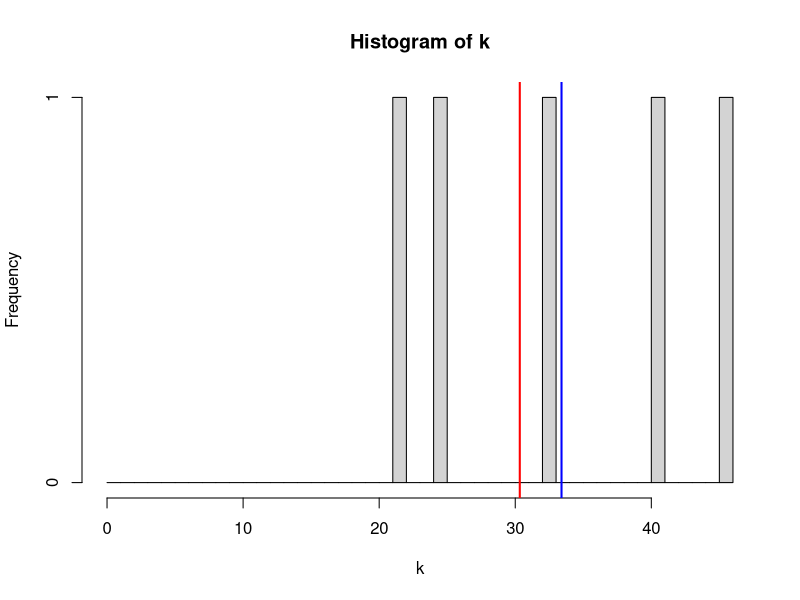

Reproduce this figure in R.
# ~~~~~~~~~~~~~~~~~~~~~~~~~~~~~~~~~~~~~~~~~~~
# Use maximum likelihood to estimate 'lambda' 
# of a Poisson given hypothetical count data
# ~~~~~~~~~~~~~~~~~~~~~~~~~~~~~~~~~~~~~~~~~~

# True value of 'lambda'
lambda.true <- 30.333 

# Sample size 'n'
n <- 5

# Generate 'n' random visitation counts 'k'
k <- rpois(n, lambda.true )

# Visualize the counts
hist(k, breaks = 0:max(k))

abline(v = lambda.true,
       lwd = 2,
       col = 'red')

abline(v = mean(k),
       lwd = 2,
       col = 'blue')

# ~~~~~~~~~~~~~~~~~~~~~~~~~~~~~~~~~~~~~~~~~~
# ~~~~~~~~~~~~~~~~~~~~~~~~~~~~~~~~~~~~~~~~~~
# To do:

# 1) Define negative log likelihood function
nlL.pois <- function(lambda){
  -sum(dpois(k, lambda, log = TRUE))
}

# 2) Provide initial guess for 'lambda'
init.par <- list(lambda = 2)

# 3) Fit the model
suppressWarnings(
  optim(init.par, nlL.pois)
)

# Note that you can suppress the optim() 1-D warning by using
# suppressWarnings( optim(.....) )



